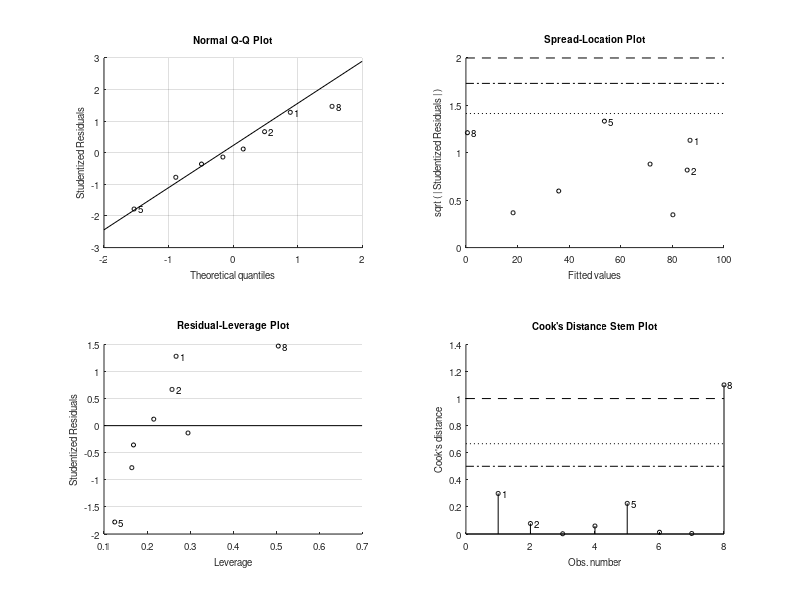
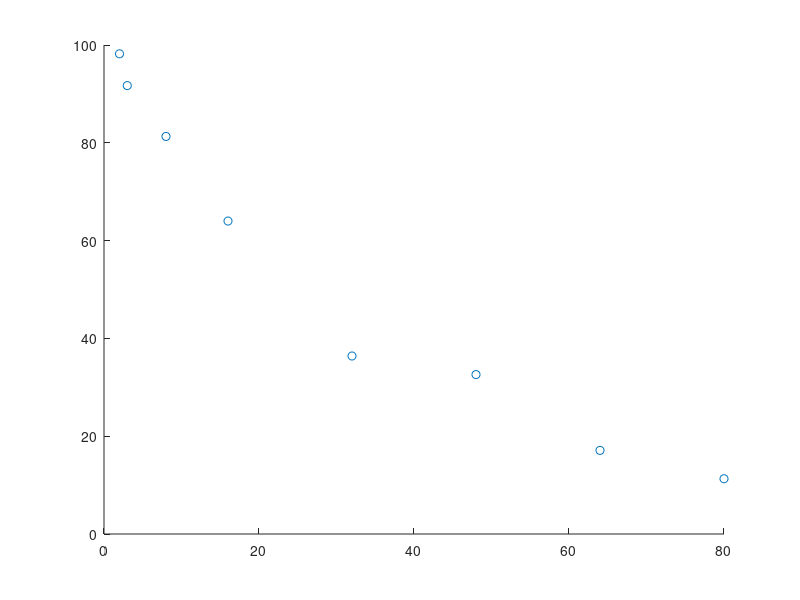

Write MATLAB code to recreate these figures, in order. (Note: this script raises an error after producing the figures.)
% Vasia Zarkadoula
% Data Analysis 2020
% Chapter 5 Excerise 6
% Regression models

clc;
clear;
close all;

data = [1 2 98.2;2 3 91.7;3 8 81.3;4 16 64.0;
5 32 36.4;6 48 32.6;7 64 17.1;8 80 11.3];

n = length(data);
X = data(:,2);
Y = data(:,3);

% a) Find suitable regression model 

figure(100)
scatter(X,Y)
hold on

%--------------------------------------------------------------------------

% 1. linear regression model 

linearModel = fitlm(X,Y); 
Yhat = linearModel.Fitted;

e = table2array(linearModel.Residuals(:,1));
eStar = table2array(linearModel.Residuals(:,2)); % or eStar = e./(linearModel.RMSE);

R2 = linearModel.Rsquared.Ordinary;
adjR2 = linearModel.Rsquared.Adjusted;

h = lsline;           
h.Color = 'r';
annotation('textbox', [0.65, 0.8, 0.1, 0.1], 'String', "R2 = " + R2)
annotation('textbox', [0.65, 0.7, 0.1, 0.1], 'String', "adjR2 = " + adjR2)
title('Linear regression') 
hold off

% Diagnostic plot of standardised error
figure(101);
scatter(Y,eStar)
hold on;
plot(xlim,[2 2],'r--');
hold on;
plot(xlim,[-2 -2],'r--');
title('Linear Diagnostic plot')
hold off

%--------------------------------------------------------------------------

% 2. Intrinsically linear regression model 

% i) Power
power = @(b,x)( b(1)*x.^(b(2)) );
% ii) Logarithmic
logarithmic = @(b,x)( b(1) + b(2)*log(x));
% iii) Inverse
inverse = @(b,x)( b(1) + b(2)./x);
% iv) Exponential
exponential = @(b,x)( b(1)*exp(b(2)*x) );

functions = {power ; logarithmic; inverse; exponential};
functionNames = ["Power" ; "Logarithmic"; "Inverse"; "exponential"];

mse = zeros(length(functions),1);
r2 = zeros(length(functions),1);
adjr2 = zeros(length(functions),1);
for i = 1:length(functions)
    
    beta0 = [10 ; -0.1];
    nonLinearModel = fitnlm(X,Y,functions{i},beta0);
    
    beta = nonLinearModel.Coefficients.Estimate;
    Ypred = nonLinearModel.Fitted;
    E = table2array(nonLinearModel.Residuals(:,1)); % or E = Y-Ypred
    r2(i) = nonLinearModel.Rsquared.Ordinary;
    adjr2(i) = nonLinearModel.Rsquared.Adjusted;
    
    % Plot data and regression
    figure(i)
    scatter(X,Y)
    hold on;
    plot(X,Ypred)
    annotation('textbox', [0.65, 0.8, 0.1, 0.1], 'String', "R2 = " + r2(i))
    annotation('textbox', [0.65, 0.7, 0.1, 0.1], 'String', "adjR2 = " + adjr2(i))
    title(strcat(functionNames(i),' regression'));
    
    % b) predict y for x0 = 25
    x0 = 25;
    prediction = functions{i}(beta,x0);
    hold on
    plot(x0,prediction,'x','MarkerEdgeColor','g','MarkerSize',6);
    hold off
    
    % Diagnostic plot of standardised error
    ei_standard = table2array(nonLinearModel.Residuals(:,2)); 
    figure(i*10)
    scatter(Y,ei_standard);
    hold on;
    plot(xlim,[2 2],'r--');
    hold on;
    plot(xlim,[-2 -2],'r--');
    title(strcat(functionNames(i)," diagnostic plot"));
    hold off
end
